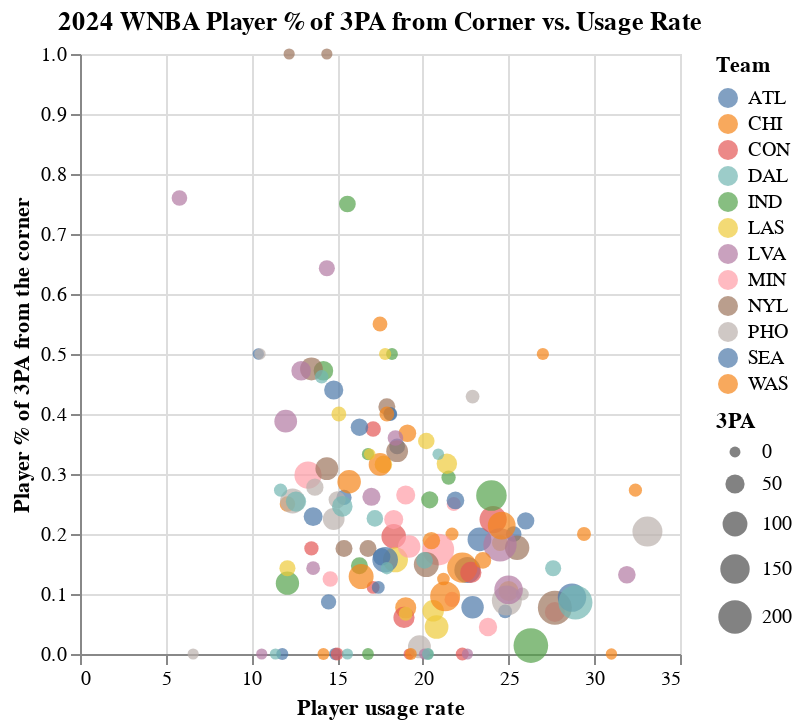

Source (notebook cell):
### Code cell
# Create scatter plot
chart2 = alt.Chart(filtered_df).mark_circle().encode(
    x=alt.X('USG%', title='Player usage rate'),
    y=alt.Y('%3PA', title='Player % of 3PA from the corner'),
    size=alt.Size('3PA', scale=alt.Scale(range=[30, 300]), title='3PA'),
    color=alt.Color('Tm', title='Team'),
    tooltip=['Player', 'USG%', '%3PA', '3PA']
).properties(
    title='2024 WNBA Player % of 3PA from Corner vs. Usage Rate'
)

chart2

### Figure 1 — Vega-Lite specification as saved in the notebook (floating-point values rounded to 4 significant figures; data arrays with more than 128 entries replaced by an {"elided": "..."} marker saying what was removed)
{"config": {"view": {"continuousWidth": 300, "continuousHeight": 300}}, "data": {"name": "data-4a8bd86e57ff2993a74458078cbf9f07"}, "mark": {"type": "circle"}, "encoding": {"color": {"field": "Tm", "title": "Team", "type": "nominal"}, "size": {"field": "3PA", "scale": {"range": [30, 300]}, "title": "3PA", "type": "quantitative"}, "tooltip": [{"field": "Player", "type": "nominal"}, {"field": "USG%", "type": "quantitative"}, {"field": "%3PA", "type": "quantitative"}, {"field": "3PA", "type": "quantitative"}], "x": {"field": "USG%", "title": "Player usage rate", "type": "quantitative"}, "y": {"field": "%3PA", "title": "Player % of 3PA from the corner", "type": "quantitative"}}, "title": "2024 WNBA Player % of 3PA from Corner vs. Usage Rate", "$schema": "https://vega.github.io/schema/vega-lite/v5.8.0.json", "datasets": {"data-4a8bd86e57ff2993a74458078cbf9f07": {"elided": "155 records"}}}
